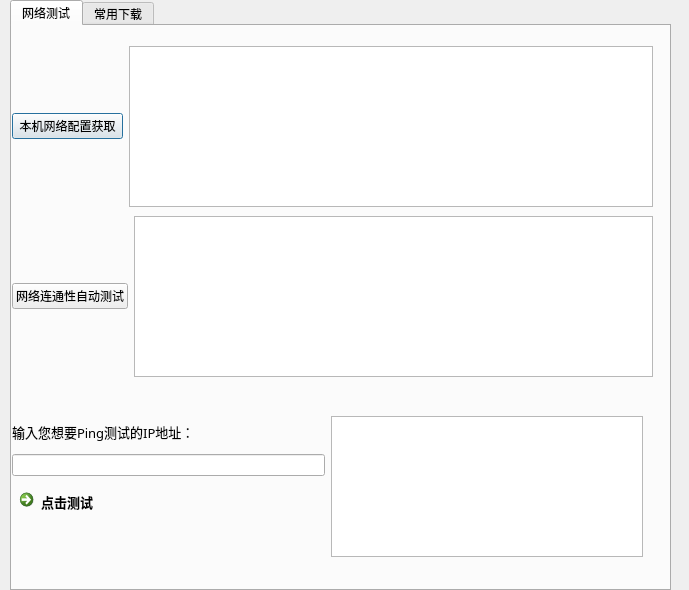
<?xml version="1.0" encoding="UTF-8"?>
<ui version="4.0">
 <class>Dialog</class>
 <widget class="QDialog" name="Dialog">
  <property name="geometry">
   <rect>
    <x>0</x>
    <y>0</y>
    <width>689</width>
    <height>590</height>
   </rect>
  </property>
  <property name="windowTitle">
   <string>Dialog</string>
  </property>
  <widget class="QTabWidget" name="tabWidget">
   <property name="geometry">
    <rect>
     <x>10</x>
     <y>0</y>
     <width>661</width>
     <height>591</height>
    </rect>
   </property>
   <property name="currentIndex">
    <number>0</number>
   </property>
   <widget class="QWidget" name="tab">
    <attribute name="title">
     <string>网络测试</string>
    </attribute>
    <widget class="QWidget" name="horizontalLayoutWidget">
     <property name="geometry">
      <rect>
       <x>0</x>
       <y>20</y>
       <width>641</width>
       <height>161</height>
      </rect>
     </property>
     <layout class="QHBoxLayout" name="horizontalLayout">
      <item>
       <widget class="QPushButton" name="getconfigbt">
        <property name="text">
         <string> 本机网络配置获取 </string>
        </property>
       </widget>
      </item>
      <item>
       <widget class="QTextBrowser" name="textBrowser"/>
      </item>
     </layout>
    </widget>
    <widget class="QWidget" name="horizontalLayoutWidget_2">
     <property name="geometry">
      <rect>
       <x>0</x>
       <y>190</y>
       <width>641</width>
       <height>161</height>
      </rect>
     </property>
     <layout class="QHBoxLayout" name="horizontalLayout_2">
      <item>
       <widget class="QPushButton" name="autopingbt">
        <property name="text">
         <string>网络连通性自动测试</string>
        </property>
       </widget>
      </item>
      <item>
       <widget class="QTextBrowser" name="textBrowser_2"/>
      </item>
     </layout>
    </widget>
    <widget class="QWidget" name="gridLayoutWidget">
     <property name="geometry">
      <rect>
       <x>0</x>
       <y>390</y>
       <width>631</width>
       <height>141</height>
      </rect>
     </property>
     <layout class="QGridLayout" name="gridLayout">
      <item row="1" column="0">
       <widget class="QLineEdit" name="lineEdit"/>
      </item>
      <item row="0" column="1" rowspan="4">
       <widget class="QTextBrowser" name="textBrowser_3"/>
      </item>
      <item row="0" column="0">
       <widget class="QLabel" name="label">
        <property name="font">
         <font>
          <family>微软雅黑</family>
          <pointsize>10</pointsize>
         </font>
        </property>
        <property name="text">
         <string>输入您想要Ping测试的IP地址：</string>
        </property>
       </widget>
      </item>
      <item row="2" column="0">
       <widget class="QCommandLinkButton" name="commandLinkButton">
        <property name="font">
         <font>
          <family>Segoe UI</family>
          <pointsize>10</pointsize>
         </font>
        </property>
        <property name="text">
         <string>点击测试</string>
        </property>
       </widget>
      </item>
     </layout>
    </widget>
   </widget>
   <widget class="QWidget" name="tab_2">
    <attribute name="title">
     <string>常用下载</string>
    </attribute>
    <widget class="QScrollArea" name="scrollArea">
     <property name="geometry">
      <rect>
       <x>0</x>
       <y>0</y>
       <width>671</width>
       <height>571</height>
      </rect>
     </property>
     <property name="widgetResizable">
      <bool>true</bool>
     </property>
     <widget class="QWidget" name="scrollAreaWidgetContents">
      <property name="geometry">
       <rect>
        <x>0</x>
        <y>0</y>
        <width>669</width>
        <height>569</height>
       </rect>
      </property>
      <widget class="QTableView" name="tableView">
       <property name="geometry">
        <rect>
         <x>0</x>
         <y>0</y>
         <width>631</width>
         <height>571</height>
        </rect>
       </property>
      </widget>
     </widget>
    </widget>
   </widget>
  </widget>
 </widget>
 <resources/>
 <connections>
  <connection>
   <sender>getconfigbt</sender>
   <signal>clicked()</signal>
   <receiver>textBrowser</receiver>
   <slot>clear()</slot>
   <hints>
    <hint type="sourcelabel">
     <x>78</x>
     <y>123</y>
    </hint>
    <hint type="destinationlabel">
     <x>160</x>
     <y>154</y>
    </hint>
   </hints>
  </connection>
  <connection>
   <sender>autopingbt</sender>
   <signal>clicked()</signal>
   <receiver>textBrowser_2</receiver>
   <slot>reload()</slot>
   <hints>
    <hint type="sourcelabel">
     <x>61</x>
     <y>293</y>
    </hint>
    <hint type="destinationlabel">
     <x>170</x>
     <y>323</y>
    </hint>
   </hints>
  </connection>
  <connection>
   <sender>commandLinkButton</sender>
   <signal>clicked()</signal>
   <receiver>textBrowser_3</receiver>
   <slot>reload()</slot>
   <hints>
    <hint type="sourcelabel">
     <x>78</x>
     <y>494</y>
    </hint>
    <hint type="destinationlabel">
     <x>340</x>
     <y>526</y>
    </hint>
   </hints>
  </connection>
 </connections>
</ui>
